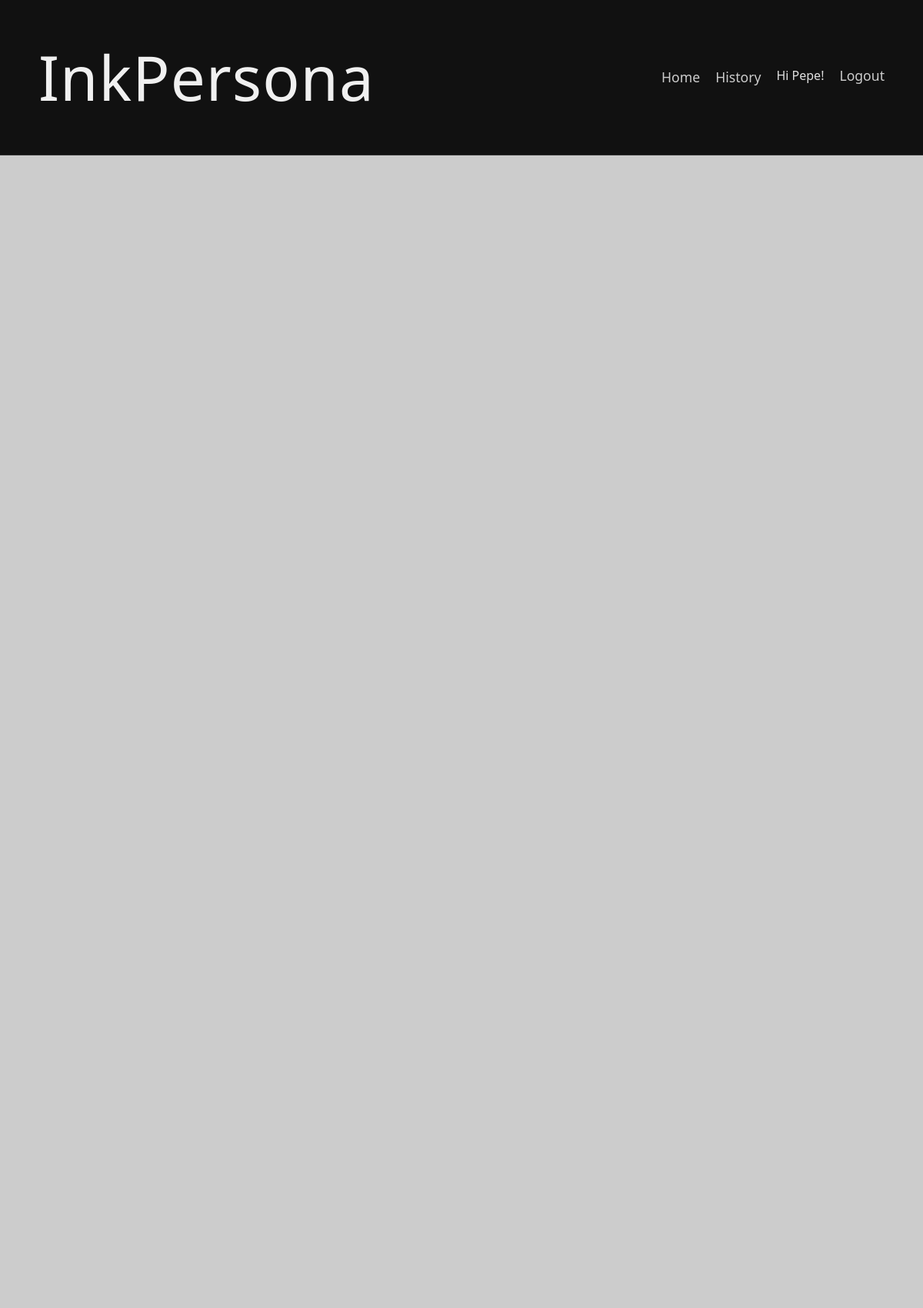
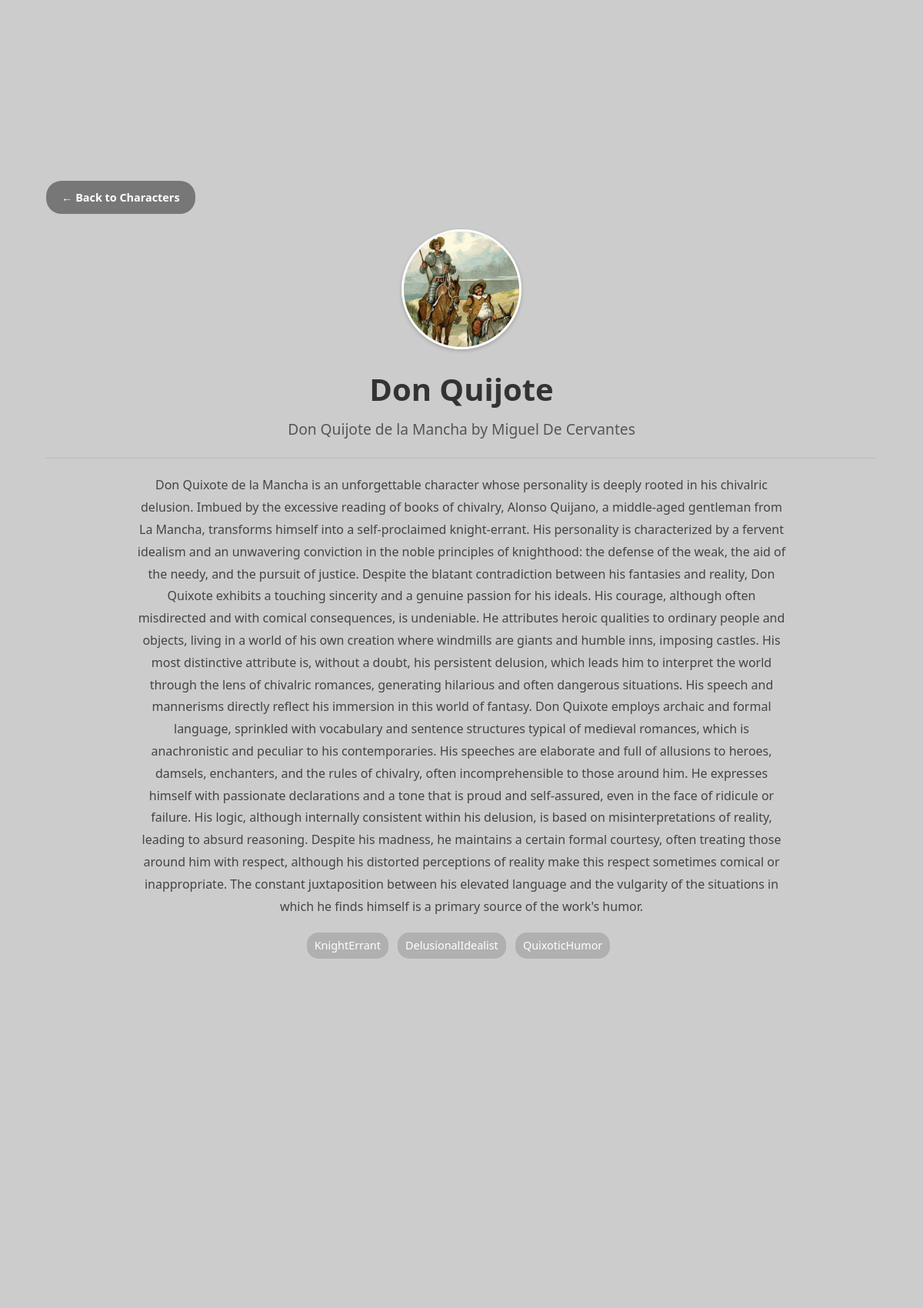
The app's page /app/4/ (signed in, upper part) with its own data (2 pictures, top to bottom).
### characters/models.py (models this page shows, shortened)
class LiteraryCharacter(models.Model):
    name = models.CharField(max_length=200)
    book = models.CharField(max_length=200)
    author = models.CharField(max_length=200)
    description = models.TextField(
        help_text="Detailed description of the character's personality, background, and speech patterns."
    )
    emoji = models.CharField(max_length=10, blank=True, help_text="Optional emoji representation.")
    tags = models.JSONField(default=list, help_text="List of keywords associated with the character.")
    image = models.ImageField(
        upload_to='character_images/',
        blank=True,
        null=True,
        help_text="Optional image for the character."
    )

### characters/views.py (the view)
# urls.py: path('<int:character_id>/', views.character_detail, name='character_detail'),
@login_required
def character_detail(request, character_id):
    character = get_object_or_404(LiteraryCharacter, pk=character_id)
    message_history = []
    is_new_conversation = request.GET.get('new') == 'true'
    if not is_new_conversation:
        try:
            conversation = Conversation.objects.get(user=request.user, character=character)
            message_history = conversation.messages.all().order_by('timestamp')
        except Conversation.DoesNotExist:
            pass
    context = {
        'character': character,
        'message_history': message_history,
        'is_new_conversation': is_new_conversation,
    }
    return render(request, 'characters/character_detail.html', context)

### characters/templates/characters/character_detail.html (shortened to what this page needs)
{% extends 'base.html' %}
{% load static %}
{% block content %}
    <section class="section description-section">
        <div class="container">
            <div class="back-button-container detail-back-button">
                <a href="{% url 'characters:character_list' %}" class="btn btn-back">&larr; Back to Characters</a>
            </div>
            <div class="character-header character-header-standalone">
                {% if character.image %}
                <div class="character-detail-image-container">
                     <img src="{{ character.image.url }}" alt="{{ character.name }}" class="character-detail-image">
                </div>
                {% endif %}
                <h2 class="character-name">{{ character.name }}</h2>
                <p class="character-book">{{ character.book }} by {{ character.author }}</p>
            </div>
            <div class="character-description character-description-standalone">
                <p>{{ character.description }}</p>
                {% if character.tags %}
                <div class="character-tags">
                    {% for tag in character.tags %}
                    <span class="tag">{{ tag }}</span>
                    {% endfor %}
                </div>
                {% endif %}
            </div>
        </div>
    </section>
{% endblock %}

### templates/base.html (shortened to what this page needs)
{% load static %}
<!DOCTYPE html>
<html lang="en">
<head>
    <link rel="stylesheet" href="{% static 'css/styles.css' %}">
</head>
<body class="app-body">
    <header class="app-header">
        <div class="container">
            <h1 class="site-title"><a href="{% url 'landing_page' %}" class="site-title-link">InkPersona</a></h1>
            {% if request.resolver_match.url_name != 'login' and request.resolver_match.url_name != 'signup' %}
            <nav>
                <ul>
                    <li><a href="{% url 'characters:character_list' %}">Home</a></li>
                    {% if user.is_authenticated %}
                        <li><a href="{% url 'characters:conversation_history' %}">History</a></li>
                    {% endif %}
                    {% if user.is_authenticated %}
                        <li><span>Hi {{ user.username }}!</span></li>
                        <li>
                            <form method="post" action="{% url 'logout' %}" style="display: inline;">
                                <button type="submit" class="nav-button-link">Logout</button>
                            </form>
                        </li>
                    {% else %}
                        <li><a href="{% url 'login' %}">Login</a></li>
                    {% endif %}
                </ul>
            </nav>
            {% endif %}
        </div>
    </header>
    <main>
        {% block content %}{% endblock %}
    </main>
</body>
</html>

### static/css/styles.css (style rules this page uses)
body.app-body { background-color: #111; color: #e0e0e0; font-family: 'Segoe UI', Tahoma, Geneva, Verdana, sans-serif; margin: 0; padding: 0; line-height: 1.6; height: 100vh; overflow: hidden; }
.container { max-width: 1100px; margin: 0 auto; padding: 0 20px; }
.app-header { background-color: #111; padding: 15px 0; border-bottom: 1px solid #333; position: sticky; top: 0; z-index: 10; transition: padding 0.3s ease-out; }
.app-header .container { display: flex; justify-content: space-between; align-items: center; }
.site-title-link { font-size: 2.5em; font-weight: 300; color: #f0f0f0; text-decoration: none; letter-spacing: 1px; transition: font-size 0.3s ease-out; }
.app-header nav a { color: #ccc; text-decoration: none; font-size: 1.1em; transition: color 0.3s ease; }
.app-header nav ul { list-style: none; padding: 0; margin: 0; display: flex; }
.app-header nav li { margin-left: 20px; }
main { background-color: #cccccc; color: #333; height: calc(100vh - 70.861px); overflow-y: scroll; position: relative; z-index: 1; }
.section { min-height: calc(100vh - 70.861px); width: 100%; display: flex; justify-content: center; align-items: center; text-align: center; padding: 40px 0; border-bottom: 1px solid #bbb; opacity: 0; transform: translateY(50px); transition: opacity 0.8s ease-out, transform 0.8s ease-out; overflow: hidden; box-sizing: border-box; }
.section.active { opacity: 1; transform: translateY(0); }
.section .container { max-width: 1100px; width: 90%; padding: 20px; max-height: 100%; overflow-y: auto; }
.back-button-container { margin-bottom: 15px; }
.detail-back-button { text-align: left; margin-top: 0; margin-bottom: 20px; }
.btn-back { background-color: #888; color: #fff; padding: 8px 15px; font-size: 0.9em; text-decoration: none; border-radius: 15px; transition: background-color 0.3s ease; }
.character-name { font-size: 1.5em; margin-top: 0; margin-bottom: 5px; color: #222; }
.character-book { font-size: 1em; color: #555; margin-bottom: 2px; margin-top: 0; }
.btn { display: inline-block; padding: 10px 20px; background-color: #777; color: #fff; text-decoration: none; border-radius: 20px; font-weight: bold; transition: background-color 0.3s ease, transform 0.2s ease; margin-top: auto; align-self: center; border: none; cursor: pointer; }
.character-header-standalone { text-align: center; margin-top: 0; margin-bottom: 20px; padding-bottom: 20px; border-bottom: 1px solid #bbb; }
.character-detail-image-container { width: 150px; height: 150px; border-radius: 50%; overflow: hidden; margin: 0 auto 20px auto; background-color: #e0e0e0; border: 3px solid #fff; box-shadow: 0 2px 5px rgba(0,0,0,0.2); }
.character-detail-image { width: 100%; height: 100%; object-fit: cover; }
.character-header-standalone .character-name { color: #333; font-size: 2.5em; margin-bottom: 5px; }
.character-header-standalone .character-book { color: #555; font-size: 1.2em; }
.character-description-standalone { max-width: 850px; margin: 0 auto 20px auto; line-height: 1.8; color: #444; text-align: center; }
.character-description-standalone p { margin-bottom: 20px; }
.character-tags { margin-top: 15px; text-align: center; }
.character-tags .tag { background-color: #b0b0b0; color: #fff; padding: 4px 10px; border-radius: 15px; font-size: 0.9em; margin-right: 8px; display: inline-block; margin-bottom: 5px; }
.nav-button-link { background: none; border: none; padding: 0; margin: 0; color: #ccc; font-family: inherit; font-size: 1.1em; cursor: pointer; text-decoration: none; transition: color 0.3s ease; }

### records on screen
LiteraryCharacter: image (picture), name "Don Quijote", book "Don Quijote de la Mancha", author "Miguel De Cervantes", description "Don Quixote de la Mancha is an unforgettable character whose personality is deeply rooted in his chivalric delusion. Imbued by the excessive reading of books of chivalry, Alonso Quijano, a middle-aged gentleman from La Mancha, transforms himself into a self-proclaimed knight-errant. His personality is characterized by a fervent idealism and an unwavering conviction in the noble principles of knighthood: the defense of the weak, the aid of the needy, and the pursuit of justice. Despite the blatant contradiction between his fantasies and reality, Don Quixote exhibits a touching sincerity and a genuine passion for his ideals. His courage, although often misdirected and with comical…"

### other values on screen
{{ user.username }} "Pepe"
{{ tag }} "KnightErrant" "DelusionalIdealist" "QuixoticHumor"
